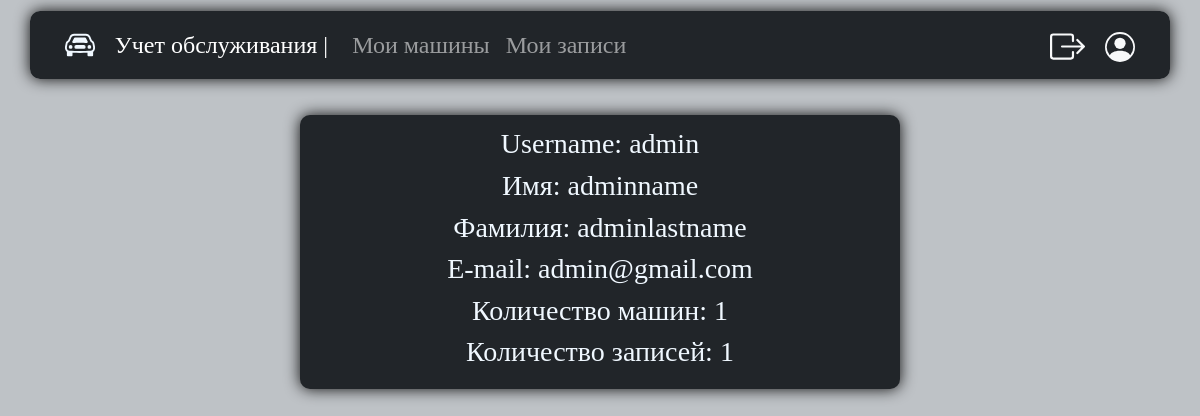
The app's page /profile/ (signed in) with its own data.
### main/models.py (models this page shows)
class User(AbstractUser):
    role = models.CharField('Роль пользователя', max_length=200, default='User')

### main/views.py (the view)
# urls.py: path("profile/", profile, name="profile"),
def profile(request):
    if request.user.is_authenticated and request.user != 'AnonymousUser':
        user = request.user
        user_cars = Car.objects.filter(car_user=user)
        user_records = RecordMaintenance.objects.filter(record_user=user)
        context = {'user': user, 'user_cars': user_cars, 'user_records': user_records}
        return render(request, 'main/profile.html', context)
    else:
        return redirect('login')

### main/templates/main/profile.html (shortened to what this page needs)
{% extends 'main/base.html' %}
{% block main_info_bl %}
<div class="center_block text-center">
    <div class="profile_block">
        <h3>Username: {{ user.username }}</h3>
        <h3>Имя: {{ user.first_name }}</h3>
        <h3>Фамилия: {{ user.last_name }}</h3>
        <h3>E-mail: {{ user.email }}</h3>
        <h3>Количество машин: {{ user_cars|length }}</h3>
        <h3>Количество записей: {{ user_records|length }}</h3>
    </div>
</div>
{% endblock %}

### main/static/main/css/main.css (style rules this page uses)
* { font-family: consolas; }
body { background: #bec2c6; color: AliceBlue; }
.profile_block { margin: auto; margin-top: 3%; margin-bottom: 3%; padding: 1%; width: 50%; height: auto; background-color: #212529; border-radius: 10px; box-shadow: 0 0 15px #0D0D0D; }

### records on screen
User: username "admin", first_name "adminname", last_name "adminlastname", email "admin@gmail.com"

### other values on screen
{{ user_cars|length }} "1"
{{ user_records|length }} "1"
